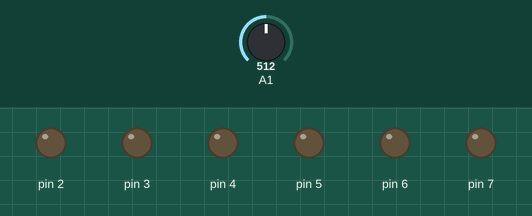
Simulated run of this sketch. Board: Arduino Uno, built with avr-gcc and run on an emulated ATmega328P. Shown: output pins drawn as LEDs (lit = HIGH). The test bench sets the inputs (shaded band); at power-on: A1 = 512. What the sketch prints to the serial monitor is not drawn.

Above: at 1.2 s.
1.3 s: A1 set to 360
2.8 s: A1 set to 339
At 3.6 s:
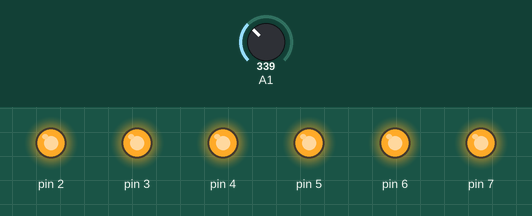
4.3 s: A1 set to 307
5.8 s: A1 set to 289
At 7.0 s:
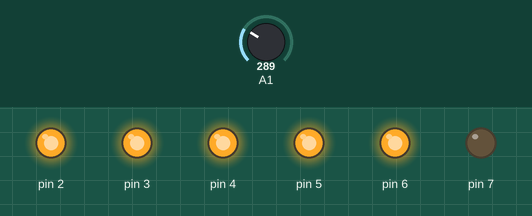
7.3 s: A1 set to 266
8.8 s: A1 set to 234
At 9.3 s:
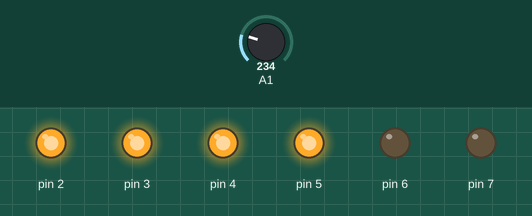
Timing chart, 0 to 11.3 s (numbered marks = the images above; inputs shaded):
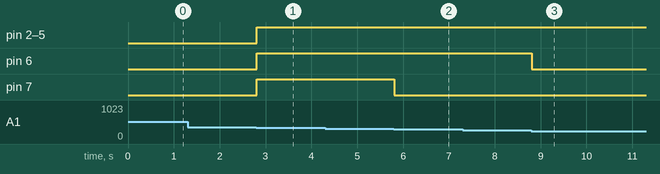

Measured:
- the behaviour switches between 350 and 349 on A1 (found by bisection; images 0 and 1)
- the behaviour switches between 300 and 299 on A1 (found by bisection; images 1 and 2)
- the behaviour switches between 250 and 249 on A1 (found by bisection; images 2 and 3)
- after the input at 2.8 s, pin 2–7: LOW → HIGH at once
- after the input at 5.8 s, pin 7: HIGH → LOW at once
- after the input at 8.8 s, pin 6: HIGH → LOW at once

The sketch:

Vumetro.ino
```cpp
void setup() {
  pinMode(2,OUTPUT);
  pinMode(3,OUTPUT);
  pinMode(4,OUTPUT);
  pinMode(5,OUTPUT);
  pinMode(6,OUTPUT);
  pinMode(7,OUTPUT);
  Serial.begin(9600);
}

void loop()
{
 int valor = analogRead(A1);
 valor = map(valor,0,300,0,6);
 Serial.println(valor);
 delay(1);
 switch(valor)
 {
  case 0:
  digitalWrite(2, LOW);
  digitalWrite(3, LOW);
  digitalWrite(4, LOW);
  digitalWrite(5, LOW);
  digitalWrite(6, LOW);
  digitalWrite(7, LOW);
  break;

  case 1:
  digitalWrite(2, HIGH);
  digitalWrite(3, LOW);
  digitalWrite(4, LOW);
  digitalWrite(5, LOW);
  digitalWrite(6, LOW);
  digitalWrite(7, LOW);
  break;

  case 2:
  digitalWrite(2, HIGH);
  digitalWrite(3, HIGH);
  digitalWrite(4, LOW);
  digitalWrite(5, LOW);
  digitalWrite(6, LOW);
  digitalWrite(7, LOW);
  break;

  case 3:
  digitalWrite(2, HIGH);
  digitalWrite(3, HIGH);
  digitalWrite(4, HIGH);
  digitalWrite(5, LOW);
  digitalWrite(6, LOW);
  digitalWrite(7, LOW);
  break;

  case 4:
  digitalWrite(2, HIGH);
  digitalWrite(3, HIGH);
  digitalWrite(4, HIGH);
  digitalWrite(5, HIGH);
  digitalWrite(6, LOW);
  digitalWrite(7, LOW);
  break;

  case 5:
  digitalWrite(2, HIGH);
  digitalWrite(3, HIGH);
  digitalWrite(4, HIGH);
  digitalWrite(5, HIGH);
  digitalWrite(6, HIGH);
  digitalWrite(7, LOW);
  break;

   case 6:
  digitalWrite(2, HIGH);
  digitalWrite(3, HIGH);
  digitalWrite(4, HIGH);
  digitalWrite(5, HIGH);
  digitalWrite(6, HIGH);
  digitalWrite(7, HIGH);
  break;

  default:
  digitalWrite(2, LOW);
  digitalWrite(3, LOW);
  digitalWrite(4, LOW);
  digitalWrite(5, LOW);
  digitalWrite(6, LOW);
  digitalWrite(7, LOW);
  break;
 }
 }
```
